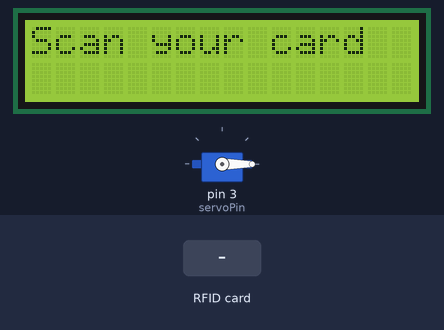
Simulated run of this sketch. Board: Arduino Uno, built with avr-gcc and run on an emulated ATmega328P. Shown: 16×2 character LCD, servo. The inputs (shaded band) are chosen by the test bench. What the sketch prints to the serial monitor is not drawn.

Above: at 1.3 s.
1.4 s: RFID card 5E 7A 19 C4 held to the reader
At 2.6 s:
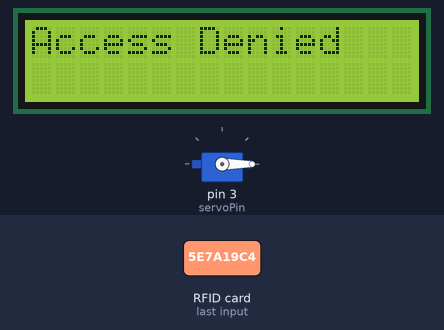
Timing chart, 0 to 4.4 s (numbered marks = the images above; inputs shaded):
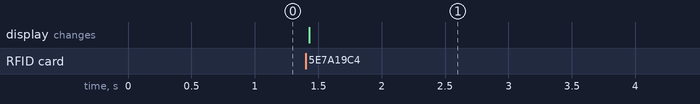

The sketch:

door_lock.ino
```cpp
#include <SPI.h>
#include <MFRC522.h>
#include <Wire.h>
#include <LiquidCrystal_I2C.h>
#include <Servo.h>

#define SS_PIN 10
#define RST_PIN 9
MFRC522 mfrc522(SS_PIN, RST_PIN);

LiquidCrystal_I2C lcd(0x27, 16, 2);  // Set the LCD address (0x27 is the default)
Servo myServo;

MFRC522::MIFARE_Key defaultKey;
MFRC522::MIFARE_Key newKey;

const byte block = 16;
const char expectedPassword[] = "Security"; // 8 characters
const byte servoPin = 3;  // Pin where the servo is connected
bool accessGranted = false;

void setup() {
  Serial.begin(9600);
  SPI.begin();
  mfrc522.PCD_Init();

  // Initialize the LCD
  lcd.init();
  lcd.backlight();
  lcd.clear();
  lcd.print("Scan your card");

  // Initialize servo
  myServo.attach(servoPin);
  myServo.write(0);  // Set the servo to 0 degrees initially

  // Default key (factory reset)
  for (byte i = 0; i < 6; i++) defaultKey.keyByte[i] = 0xFF;

  // Your custom key
  byte tempKey[6] = {0xA1, 0xB2, 0xC3, 0xD4, 0xE5, 0xF6};
  for (byte i = 0; i < 6; i++) newKey.keyByte[i] = tempKey[i];
}

void loop() {
  if (!mfrc522.PICC_IsNewCardPresent() || !mfrc522.PICC_ReadCardSerial()) return;

  // Display the card UID on the Serial Monitor
  Serial.print("Card UID: ");
  for (byte i = 0; i < mfrc522.uid.size; i++) {
    Serial.print(mfrc522.uid.uidByte[i] < 0x10 ? " 0" : " ");
    Serial.print(mfrc522.uid.uidByte[i], HEX);
  }
  Serial.println();

  // Authenticate using the new key
  MFRC522::StatusCode status = mfrc522.PCD_Authenticate(MFRC522::PICC_CMD_MF_AUTH_KEY_A, block, &newKey, &(mfrc522.uid));

  if (status != MFRC522::STATUS_OK) {
    lcd.clear();
    lcd.print("Access Denied");
    Serial.println("❌ Authentication failed");
    delay(2000);  // Show "Access Denied" for 2 seconds
    lcd.clear();
    lcd.print("Scan your card");  // Prompt again to scan
    return;
  }

  // Read Block 16 to verify the password
  byte buffer[18];
  byte size = sizeof(buffer);
  status = mfrc522.MIFARE_Read(block, buffer, &size);
  if (status != MFRC522::STATUS_OK) {
    lcd.clear();
    lcd.print("Access Denied");
    Serial.println("❌ Reading Block failed");
    delay(2000);
    lcd.clear();
    lcd.print("Scan your card");
    return;
  }

  // Compare the read data with the expected password
  if (strncmp((char*)buffer, expectedPassword, 8) == 0) {
    accessGranted = true;
    lcd.clear();
    lcd.print("Access Granted");
    Serial.println("✅ Password matched: ACCESS GRANTED");

    // Rotate servo to 90 degrees
    myServo.write(90);
    delay(6000);  // Stay in 90 degrees for 6 seconds

    // Rotate servo back to 0 degrees
    myServo.write(0);
    delay(1000);  // Wait for servo to return to 0 degrees
  } else {
    accessGranted = false;
    lcd.clear();
    lcd.print("Access Denied");
    Serial.println("❌ Password mismatch");
    delay(2000);  // Show "Access Denied" for 2 seconds
  }

  mfrc522.PICC_HaltA();
  mfrc522.PCD_StopCrypto1();
  delay(1500);  // Pause before scanning the next card
}
```

Measured:
- after the input at 1.4 s, the display: changes at once (image 1)
